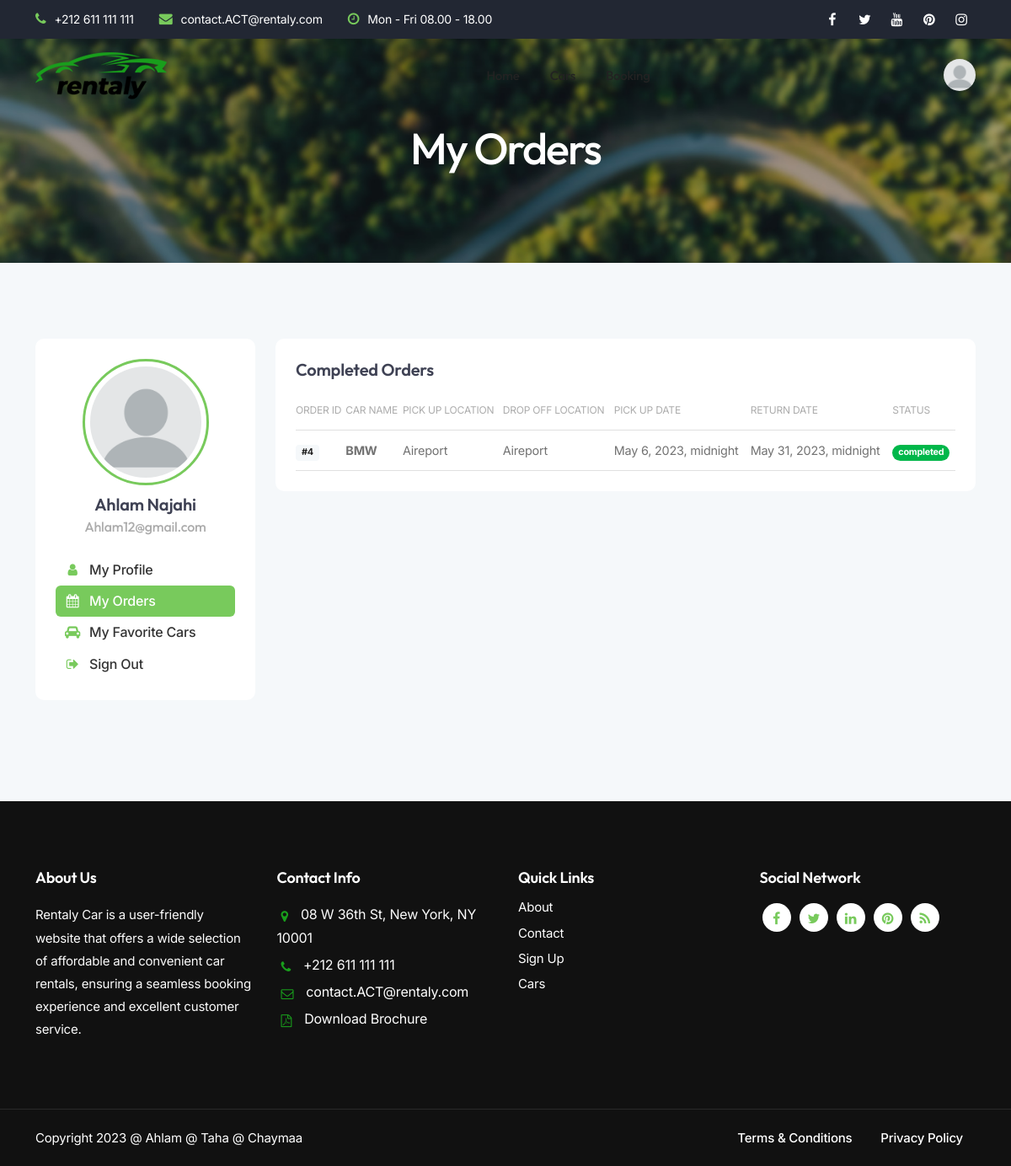
Screenshot of /orders (signed in) with the database file from the repository.
### myappvoiture/models.py (models this page shows, shortened)
class Client1(models.Model):
    Username = models.CharField(max_length=50)
    email = models.EmailField(unique=True,null=True)
    Pswd = models.CharField(max_length=255)
    Phone = models.IntegerField(null=True)
    Language = models.CharField(max_length=50,null=True)
    HourFormat = models.CharField(max_length=40,null=True)

class Reservation1(models.Model):
    voiture = models.ForeignKey(Voiture1,on_delete=models.CASCADE,null=True)
    client = models.ForeignKey(Client1, on_delete=models.CASCADE)
    lieu_A = models.CharField(max_length=60)
    lieu_B = models.CharField(max_length=60)
    dateA = models.DateTimeField(default=datetime.now, blank=True)
    dateB = models.DateTimeField(default=datetime.now, blank=True)

class Voiture1(models.Model):
    Nom = models.CharField(max_length=50)
    Description = models.CharField(max_length=1000)
    Daily_rate = models.IntegerField(default=0)
    Bdy = models.CharField(max_length=50)
    Siege = models.IntegerField(null=True)
    Porte = models.IntegerField(null=True)
    Bagage = models.IntegerField(null=True)
    Carburants = models.CharField(max_length=50)
    Moteur = models.IntegerField(null=True)
    Anne = models.IntegerField(null=True)
    Kilometrage = models.IntegerField(null=True)
    transmission = models.CharField(max_length=50)
    dure  = models.CharField(max_length=50)
    Fueleco = models.FloatField(null=True)
    color_exterieur=models.CharField(max_length=50)
    color_inter = models.CharField(max_length=50)
    BL = models.BooleanField(default=False,null=True)
    MP = models.BooleanField(default=False,null=True)
    CL = models.BooleanField(default=False,null=True)
    Sunroof = models.BooleanField(default=False,null=True)
    photo1 = models.ImageField()
    photo2 = models.ImageField()
    photo3 = models.ImageField()
    photo4 = models.ImageField()

### myappvoiture/views.py (the view)
# urls.py: path('orders', views.orders, name='orders'),
def orders(request):
    return render(request,'orders.html')

### myappvoiture/context_processors.py (called while the page is built)
def client_id(request):
    client_id = request.session.get('client_id')
    context = {}
    if client_id:
        try:
            client = Client1.objects.get(id=client_id)
            context['client'] = client
        except Client1.DoesNotExist:
            pass
    return context

### myappvoiture/Templates/orders.html (shortened to what this page needs)
{% extends "base.html" %}
{% block content %}
<div class="no-bottom no-top zebra" id="content">
  {% load static %}
            <section id="subheader" class="jarallax text-light">
                <img src= "{% static 'images/background/14.jpg' %} " class="jarallax-img" alt="">
                    <div class="center-y relative text-center">
                        <div class="container">
                            <div class="row">
                                <div class="col-md-12 text-center">
									<h1>My Orders</h1>
                                </div>
                            </div>
                        </div>
                    </div>
            </section>
{% if  client %}
            <section id="section-settings" class="bg-gray-100">
                <div class="container">
                    <div class="row">
                        <div class="col-lg-3 mb30">
                            <div class="card p-4 rounded-5">
                                <div class="profile_avatar">
                                    <div class="profile_img">
                                        <img src="{% static 'images/user.WEBP' %} " alt="">
                                    </div>
                                    <div class="profile_name">
                                        <h4>
                                            {{client.Username}}
                                            <span class="profile_username text-gray">{{client.email}}</span>
                                        </h4>
                                    </div>
                                </div>
                                <div class="spacer-20"></div>
                                <ul class="menu-col">
                                    <li><a href="/profil"><i class="fa fa-user"></i>My Profile</a></li>
                                    <li><a href="/orders" class="active"><i class="fa fa-calendar"></i>My Orders</a></li>
                                    <li><a href="/wishlist"><i class="fa fa-car"></i>My Favorite Cars</a></li>
                                    <li><a href="{% url 'logout' %}"><i class="fa fa-sign-out"></i>Sign Out</a></li>
                                </ul>
                            </div>
                        </div>
                        <div class="col-lg-9">
                            <div class="card p-4 rounded-5 mb25">
                                <h4>Completed Orders</h4>
                                <table class="table de-table">
                                  <thead>
                                    <tr>
                                      <th scope="col"><span class="text-uppercase fs-12 text-gray">Order ID</span></th>
                                      <th scope="col"><span class="text-uppercase fs-12 text-gray">Car Name</span></th>
                                      <th scope="col"><span class="text-uppercase fs-12 text-gray">Pick Up Location</span></th>
                                      <th scope="col"><span class="text-uppercase fs-12 text-gray">Drop Off Location</span></th>
                                      <th scope="col"><span class="text-uppercase fs-12 text-gray">Pick Up Date</span></th>
                                      <th scope="col"><span class="text-uppercase fs-12 text-gray">Return Date</span></th>
                                      <th scope="col"><span class="text-uppercase fs-12 text-gray">Status</span></th>
                                    </tr>
                                  </thead>
                                  <tbody>
                                  {% for r in client.reservation1_set.all %}
                                    <tr>
                                      <td><span class="d-lg-none d-sm-block">Order ID</span><div class="badge bg-gray-100 text-dark">#{{client.id}}</div></td>
                                      <td><span class="d-lg-none d-sm-block">Car Name</span><span class="bold">{{r.voiture.Nom}}</span></td>
                                      <td><span class="d-lg-none d-sm-block">Pick Up Location</span>{{r.lieu_A}}</td>
                                      <td><span class="d-lg-none d-sm-block">Drop Off Location</span>{{r.lieu_B}}</td>
                                      <td><span class="d-lg-none d-sm-block">Pick Up Date</span>{{r.dateA}}</td>
                                      <td><span class="d-lg-none d-sm-block">Return Date</span>{{r.dateB}}</td>
                                      <td><div class="badge rounded-pill bg-success">completed</div></td>
                                    </tr>
                                   {% endfor %}
                                  </tbody>
                                </table>
                            </div>
                        </div>
                    </div>
                </div>
            </section>
{% endif %}
        </div>
{%endblock%}

### Static/css/colors/scheme-01.css (style rules this page uses)
:root { --primary-color: #78CA5C; --primary-color-rgb: 120, 202, 92; --secondary-color: #199e1c; --secondary-color-rgb: 25, 158, 28; }

### rows the page displays
Client1: Username "Ahlam Najahi", email "Ahlam12@gmail.com", id "4"
Reservation1: voiture.Nom "BMW", lieu_A "Aireport", lieu_B "Aireport", dateA "May 6, 2023, midnight", dateB "May 31, 2023, midnight"
